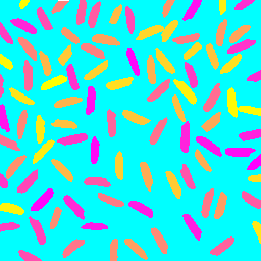
#> input picture Computer Vision/Connected Component Labeling/counting_objects_rgb.png, 261 x 261 px, found by its file name
$ python Default.py
#> lines starting #> are read from the running program, lines starting #| are printed output that depends on the picture; after the words box and inside, x2 and y2 are one past the last pixel; in counts of white or black regions, pixels touching at a corner belong together
# %%
import cv2, copy, sys
import numpy as np
import matplotlib.pyplot as plt

np.set_printoptions(threshold=sys.maxsize)


def imshow(img):
    """展示图像"""
    # cv2.imshow(caption, img)
    # cv2.waitKey(0)
    # cv2.destroyAllWindows()

    # 将BGR图像转换为RGB图像
    img_rgb = cv2.cvtColor(img, cv2.COLOR_BGR2RGB)
    # 显示图像
    plt.imshow(img_rgb)
    plt.axis("off")  # 去除坐标轴


def im_replace(img: np.array, _from, _to, not_equal=False):
    """_from 填诸如 [255,255,0]；_to 填诸如 [0,0,0]；not_equal 是不等条件，默认为 False 表等于条件，若为 True，则替换掉满足不等条件的元素"""
    # 获取深层拷贝
    img = copy.deepcopy(img)
    # 获取数组的形状
    shape = img.shape
    img_flatten = img.reshape((shape[0] * shape[1], shape[2]))
    # 进行替换
    if not_equal:
        img_flatten[np.any(img_flatten != _from, axis=1)] = _to
    else:
        img_flatten[np.all(img_flatten == _from, axis=1)] = _to
    img = img_flatten.reshape((shape[0], shape[1], shape[2]))
    # print(img_flatten)
    imshow(img)
    return img


# 读取图像（第二个参数0表示以灰度图像方式读取图像）
img = cv2.imread("D:\\Codes\\VSCode_MATLAB\\Lab2\\counting_objects_rgb.png")
#> img is the input picture: shape (261, 261, 3); mean B, G, R 220.9, 220.8, 68.4
imshow(img)


# %%
img1 = im_replace(img, [255, 255, 0], [255, 255, 255])
#> in im_replace, `img = img_flatten.reshape((shape[0], shape[1], shape[2]))`:
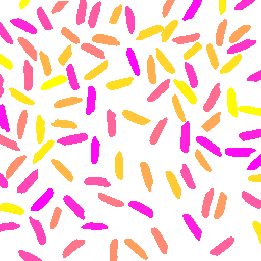
#> img: shape (261, 261, 3); mean of channels 0, 1, 2 220.9, 220.8, 255; drawn as B, G, R
img1 = im_replace(img1, [255, 255, 255], [0, 0, 0], not_equal=True)
#> call 2 of im_replace, with not_equal = True
#> in im_replace (call 2), `img = img_flatten.reshape((shape[0], shape[1], shape[2]))`:
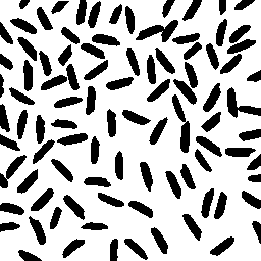
#> img: shape (261, 261, 3); 73.2% white; 93 black regions, largest, box (x1, y1, x2, y2) and area: (172, 94, 190, 153) 448, (227, 87, 261, 118) 409, (136, 20, 178, 42) 404

# %%
# 获取深层拷贝
img = copy.deepcopy(img)
# 获取数组的形状
shape = img.shape
#> shape = (261, 261, 3)
img_flatten = img.reshape((shape[0] * shape[1], shape[2]))
img_flatten[np.all(img_flatten == [255, 255, 0], axis=1)] = [255, 255, 255]
# img = img_flatten.reshape((shape[0], shape[1], shape[2]))
# print(img_flatten)
# imshow(img)

# %%
np.array([255,255,255]).shape

# %%
# # 将彩色图像转换为灰度图像
# gray_img = cv2.cvtColor(img, cv2.COLOR_BGR2GRAY)

# # 对灰度图像进行阈值处理
# _, threshold_img = cv2.threshold(gray_img, 0, 255, cv2.THRESH_BINARY+cv2.THRESH_OTSU)

# imshow(threshold_img)

# %%

# 二值化处理
#> (the run stopped early here; a loop or call above may not have finished)
